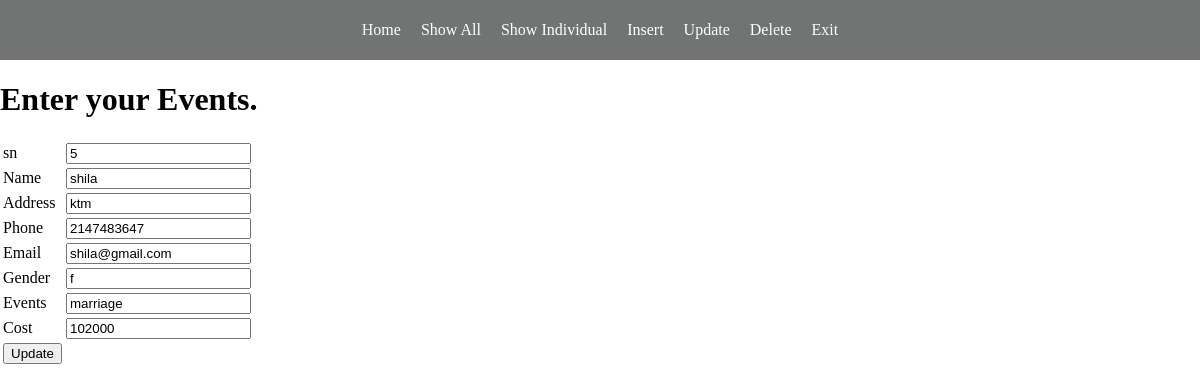
The app's page /update1.php?updatesn=5 with its own data.
### tables this page shows
CREATE TABLE `events` (
  `Sn` int(11) NOT NULL,
  `Name` varchar(50) NOT NULL,
  `Address` varchar(50) NOT NULL,
  `Phone` int(25) NOT NULL,
  `Email` varchar(50) NOT NULL,
  `Gender` varchar(15) NOT NULL,
  `Event` varchar(30) NOT NULL,
  `Cost` int(50) NOT NULL
);

### update1.php (the view, shortened to what this page needs)
<?php
include 'conn.php';
if (isset($_POST["btnsave"])) {
    $sn = $_POST["txtsn"];
    $name = $_POST["txtname"];
    $address = $_POST["txtaddress"];
    $phone = $_POST["txtphone"];
    $email = $_POST["txtemail"];
    $gender = $_POST["txtgender"];
    $events = $_POST["txtevents"];
    $cost = $_POST["txtcost"];
    $sql = "update events set Name='$name',Address='$address', Phone='$phone', Email='$email', Gender='$gender', Event='$events', Cost='$cost' where Sn=$sn";
    if (mysqli_query($conn, $sql)) {
        echo "Updated sucessfully.";
    } else {
        echo "Failed to update.";
    }
} else {
    $upsn = $_GET["updatesn"];
    $sql = "select * from events where Sn=$upsn";
    $result = mysqli_query($conn, $sql);
    $row = mysqli_fetch_assoc($result);
    $sn = $row['Sn'];
    $name = $row['Name'];
    $address = $row['Address'];
    $phone = $row['Phone'];
    $email = $row['Email'];
    $gender = $row['Gender'];
    $events = $row['Event'];
    $cost = $row['Cost'];
}
?>
<!DOCTYPE html>
<html lang="en">
<head>
</head>
<body>
    <div class="header">
        <?php include 'menu.php'; ?>
    </div>
    <div>
        <h1>
            Enter your Events.
        </h1>
        <div class="form">
            <form action="update1.php" method="post">
                <table>
                    <tr>
                        <td>sn </td>
                        <td><input type="text" name="txtsn" value="<?php echo $sn; ?>" required></td>
                    </tr>
                    <tr>
                        <td>Name </td>
                        <td><input type="text" name="txtname" value="<?php echo $name; ?>" required></td>
                    </tr>
                    <tr>
                        <td>Address</td>
                        <td><input type="text" name="txtaddress" value="<?php echo $address; ?>" required></td>
                    </tr>
                    <tr>
                        <td>Phone</td>
                        <td><input type="text" name="txtphone" value="<?php echo $phone; ?>"></td>
                    </tr>
                    <tr>
                        <td>Email</td>
                        <td><input type="text" name="txtemail" value="<?php echo $email; ?>"></td>
                    </tr>
                    <tr>
                        <td>Gender</td>
                        <td><input type="text" name="txtgender" value="<?php echo $gender; ?>"></td>
                    </tr>
                    <tr>
                        <td>Events</td>
                        <td><input type="text" name="txtevents" value="<?php echo $events; ?>"></td>
                    </tr>
                    <tr>
                        <td>Cost</td>
                        <td><input type="text" name="txtcost" value="<?php echo $cost ?>"></td>
                    </tr>
                    <tr>
                        <td><input type="submit" value="Update" name="btnsave"></td>
                    </tr>
                </table>
            </form>
        </div>
    </div>
</body>
</html>

### menu.css (style rules this page uses)
body { display: block; margin: 0px; padding: 0px; box-sizing: border-box; }

### records on screen
events: txtsn "5", txtname "shila", txtaddress "ktm", txtphone "2147483647", txtemail "shila@gmail.com", txtgender "f", txtevents "marriage", txtcost "102000"
